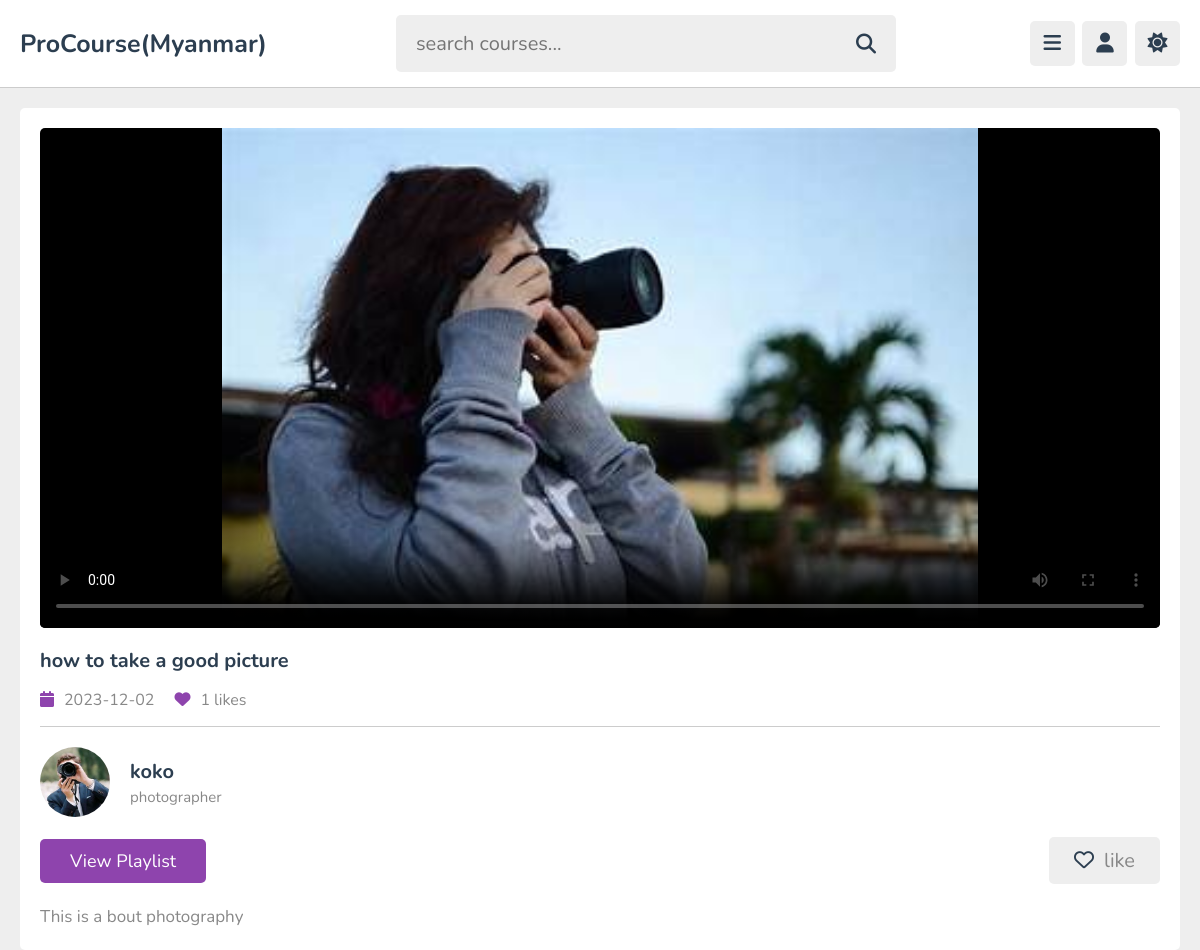
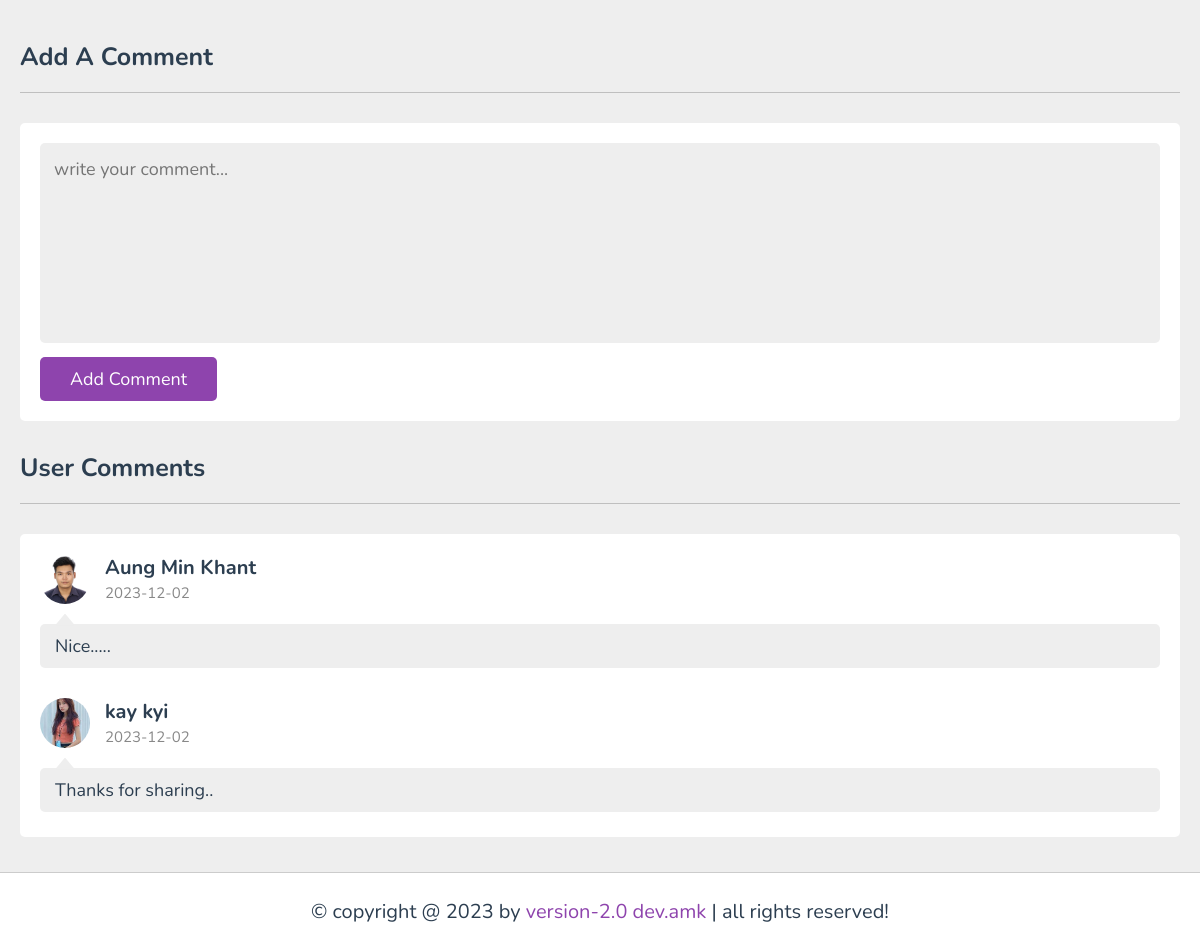
Screenshot of /watch_video.php?get_id=5CrcarrwOlFiJZJBljbW with the database file from the repository (2 pictures, top to bottom).
### tables this page shows
CREATE TABLE `content` (
  `id` varchar(20) NOT NULL,
  `tutor_id` varchar(20) NOT NULL,
  `playlist_id` varchar(20) NOT NULL,
  `title` varchar(100) NOT NULL,
  `description` varchar(1000) NOT NULL,
  `video` varchar(100) NOT NULL,
  `thumb` varchar(100) NOT NULL,
  `date` date NOT NULL DEFAULT current_timestamp(),
  `status` varchar(20) NOT NULL DEFAULT 'deactive'
);

CREATE TABLE `tutors` (
  `id` varchar(20) NOT NULL,
  `name` varchar(50) NOT NULL,
  `profession` varchar(50) NOT NULL,
  `email` varchar(50) NOT NULL,
  `password` varchar(50) NOT NULL,
  `image` varchar(100) NOT NULL
);

CREATE TABLE `comments` (
  `id` varchar(20) NOT NULL,
  `content_id` varchar(20) NOT NULL,
  `user_id` varchar(20) NOT NULL,
  `tutor_id` varchar(20) NOT NULL,
  `comment` varchar(1000) NOT NULL,
  `date` date NOT NULL DEFAULT current_timestamp()
);

CREATE TABLE `users` (
  `id` varchar(20) NOT NULL,
  `name` varchar(50) NOT NULL,
  `email` varchar(50) NOT NULL,
  `password` varchar(50) NOT NULL,
  `image` varchar(100) NOT NULL
);

### watch_video.php (the view, shortened to what this page needs)
<?php
include 'components/connect.php';
if(isset($_COOKIE['user_id'])){
   $user_id = $_COOKIE['user_id'];
}else{
   $user_id = '';
}
if(isset($_GET['get_id'])){
   $get_id = $_GET['get_id'];
}else{
   $get_id = '';
   header('location:home.php');
}
?>
<!DOCTYPE html>
<html lang="en">
<head>
   <link rel="stylesheet" href="https://cdnjs.cloudflare.com/ajax/libs/font-awesome/6.2.0/css/all.min.css">
   <link rel="stylesheet" href="css/style.css">
</head>
<body>
<?php include 'components/user_header.php'; ?>
<section class="watch-video">
   <?php
      $select_content = $conn->prepare("SELECT * FROM `content` WHERE id = ? AND status = ?");
      $select_content->execute([$get_id, 'active']);
      if($select_content->rowCount() > 0){
         while($fetch_content = $select_content->fetch(PDO::FETCH_ASSOC)){
            $content_id = $fetch_content['id'];
            $select_likes = $conn->prepare("SELECT * FROM `likes` WHERE content_id = ?");
            $select_likes->execute([$content_id]);
            $total_likes = $select_likes->rowCount();
            $verify_likes = $conn->prepare("SELECT * FROM `likes` WHERE user_id = ? AND content_id = ?");
            $verify_likes->execute([$user_id, $content_id]);
            $select_tutor = $conn->prepare("SELECT * FROM `tutors` WHERE id = ? LIMIT 1");
            $select_tutor->execute([$fetch_content['tutor_id']]);
            $fetch_tutor = $select_tutor->fetch(PDO::FETCH_ASSOC);
   ?>
   <div class="video-details">
      <video src="uploaded_files/<?= $fetch_content['video']; ?>" class="video" poster="uploaded_files/<?= $fetch_content['thumb']; ?>" controls autoplay></video>
      <h3 class="title"><?= $fetch_content['title']; ?></h3>
      <div class="info">
         <p><i class="fas fa-calendar"></i><span><?= $fetch_content['date']; ?></span></p>
         <p><i class="fas fa-heart"></i><span><?= $total_likes; ?> likes</span></p>
      </div>
      <div class="tutor">
         <img src="uploaded_files/<?= $fetch_tutor['image']; ?>" alt="">
         <div>
            <h3><?= $fetch_tutor['name']; ?></h3>
            <span><?= $fetch_tutor['profession']; ?></span>
         </div>
      </div>
      <form action="" method="post" class="flex">
         <a href="playlist.php?get_id=<?= $fetch_content['playlist_id']; ?>" class="inline-btn">view playlist</a>
         <?php
            if($verify_likes->rowCount() > 0){
         ?>
         <button type="submit" name="like_content"><i class="fas fa-heart"></i><span>liked</span></button>
         <?php
         }else{
         ?>
         <button type="submit" name="like_content"><i class="far fa-heart"></i><span>like</span></button>
         <?php
            }
         ?>
      </form>
      <div class="description"><p><?= $fetch_content['description']; ?></p></div>
   </div>
   <?php
         }
      }else{
         echo '<p class="empty">no videos added yet!</p>';
      }
   ?>
</section>
<section class="comments">
   <h1 class="heading">add a comment</h1>
   <form action="" method="post" class="add-comment">
      <textarea name="comment_box" required placeholder="write your comment..." maxlength="1000" cols="30" rows="10"></textarea>
      <input type="submit" value="add comment" name="add_comment" class="inline-btn">
   </form>
   <h1 class="heading">user comments</h1>
   <div class="show-comments">
      <?php
         $select_comments = $conn->prepare("SELECT * FROM `comments` WHERE content_id = ?");
         $select_comments->execute([$get_id]);
         if($select_comments->rowCount() > 0){
            while($fetch_comment = $select_comments->fetch(PDO::FETCH_ASSOC)){
               $select_commentor = $conn->prepare("SELECT * FROM `users` WHERE id = ?");
               $select_commentor->execute([$fetch_comment['user_id']]);
               $fetch_commentor = $select_commentor->fetch(PDO::FETCH_ASSOC);
      ?>
      <div class="box" style="<?php if($fetch_comment['user_id'] == $user_id){echo 'order:-1;';} ?>">
         <div class="user">
            <img src="uploaded_files/<?= $fetch_commentor['image']; ?>" alt="">
            <div>
               <h3><?= $fetch_commentor['name']; ?></h3>
               <span><?= $fetch_comment['date']; ?></span>
            </div>
         </div>
         <p class="text"><?= $fetch_comment['comment']; ?></p>
      </div>
      <?php
       }
      }else{
         echo '<p class="empty">no comments added yet!</p>';
      }
      ?>
      </div>
</section>
<?php include 'components/footer.php'; ?>
</body>
</html>

### css/style.css (style rules this page uses)
:root { --main-color:#8e44ad; --red:#e74c3c; --oragen:#f39c12; --white:#fff; --black:#2c3e50; --light-color:#888; --light-bg:#eee; --border:.1rem solid rgba(0,0,0,.2); }
* { font-family: 'Nunito', sans-serif; margin: 0; padding: 0; box-sizing: border-box; outline: none; border: none; text-decoration: none; }
html { font-size: 62.5%; overflow-x: hidden; }
body { background-color: var(--light-bg); padding-left: 30rem; }
section { padding:2rem; max-width: 1200px; margin: 0 auto; }
.btn, .option-btn, .delete-btn, .inline-btn, .inline-option-btn, .inline-delete-btn { border-radius: .5rem; padding: 1rem 3rem; font-size: 1.8rem; color: #fff; margin-top: 1rem; text-transform: capitalize; cursor: pointer; text-align: center; }
.inline-btn, .inline-option-btn, .inline-delete-btn { display: inline-block; }
.btn, .inline-btn { background-color: var(--main-color); }
.heading { padding-bottom: 1.8rem; border-bottom: var(--border); font-size: 2.5rem; color: var(--black); text-transform: capitalize; margin-bottom: 3rem; }
.watch-video .video-details { background-color: var(--white); padding: 2rem; border-radius: .5rem; }
.watch-video .video-details .video { width: 100%; border-radius: .5rem; background: #000; height: 50rem; }
.watch-video .video-details .title { font-size: 2rem; color: var(--black); padding: 1.5rem 0; }
.watch-video .video-details .info { display: flex; gap: 2rem; padding-bottom: 1.5rem; border-bottom: var(--border); }
.watch-video .video-details .info p { font-size:1.6rem; }
.watch-video .video-details .info p i { margin-right: 1rem; color: var(--main-color); }
.watch-video .video-details .info p span { color: var(--light-color); }
.watch-video .video-details .tutor { padding: 2rem 0; display: flex; align-items: center; gap: 2rem; }
.watch-video .video-details .tutor img { height: 7rem; width: 7rem; border-radius: 50%; object-fit: cover; }
.watch-video .video-details .tutor h3 { font-size: 2rem; color: var(--black); margin-bottom: .2rem; }
.watch-video .video-details .tutor span { color: var(--light-color); font-size: 1.5rem; }
.watch-video .video-details .flex { display: flex; align-items: center; gap: 1.5rem; justify-content: space-between; }
.watch-video .video-details .flex a { margin-top: 0; }
.watch-video .video-details .flex button { background-color: var(--light-bg); cursor: pointer; padding: 1rem 2.5rem; font-size: 2rem; border-radius: .5rem; }
.watch-video .video-details .flex button i { color: var(--black); margin-right: 1rem; }
.watch-video .video-details .flex button span { color: var(--light-color); }
.watch-video .video-details .description { padding-top: 2rem; }
.watch-video .video-details .description p { line-height: 1.5; font-size: 1.7rem; color: var(--light-color); white-space: pre-line; }
.comments .add-comment { background-color: var(--white); border-radius: .5rem; margin-bottom: 3rem; padding: 2rem; }
.comments .add-comment textarea { border-radius: .5rem; padding: 1.4rem; width: 100%; height: 20rem; background-color: var(--light-bg); resize: none; font-size: 1.8rem; color: var(--black); }
.comments .show-comments { background-color: var(--white); border-radius: .5rem; padding: 2rem; display: grid; gap: 2.5rem; }
.comments .show-comments .user { display: flex; align-items: center; gap: 1.5rem; margin-bottom: 2rem; }
.comments .show-comments .user img { height: 5rem; width: 5rem; border-radius: 50%; object-fit: cover; }
.comments .show-comments .user h3 { font-size: 2rem; color: var(--black); margin-bottom: .2rem; }
.comments .show-comments .user span { color: var(--light-color); font-size: 1.5rem; }
.comments .show-comments .text { border-radius: .5rem; background-color: var(--light-bg); padding: 1rem 1.5rem; color: var(--black); margin: .5rem 0; position: relative; z-index: 0; white-space: pre-line; font-size: 1.8rem; }
.comments .show-comments .text::before { content: ''; position: absolute; top: -1rem; left: 1.5rem; height: 1.2rem; width: 2rem; background-color: var(--light-bg); clip-path: polygon(50% 0%, 0% 100%, 100% 100%); }
@media (max-width:1200px) { body { padding-left: 0; } }

### rows the page displays
content: title "how to take a good picture", date "2023-12-02", total_likes "1", tutor.image (picture), tutor.name "koko", tutor.profession "photographer", description "This is a bout photography"
comments: user.image (picture), user.name "Aung Min Khant", date "2023-12-02", comment "Nice....."
comments: user.image (picture), user.name "kay kyi", date "2023-12-02", comment "Thanks for sharing.."
